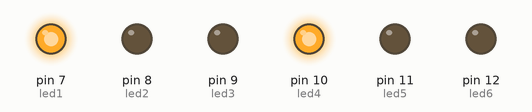
Bench run of a sketch on a simulated Arduino Uno, built with avr-gcc and run on an emulated ATmega328P. Shown: output pins drawn as LEDs (lit = HIGH).

Above: at 0.2 s.
At 1.5 s:
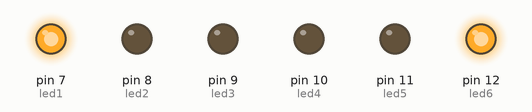
At 2.7 s:
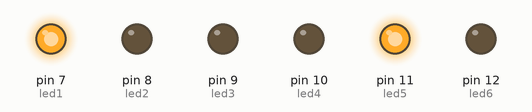
At 4.5 s:
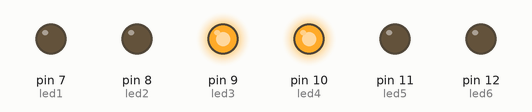
At 5.7 s:
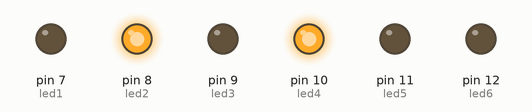
Timing chart, 0 to 8.5 s (numbered marks = the images above):
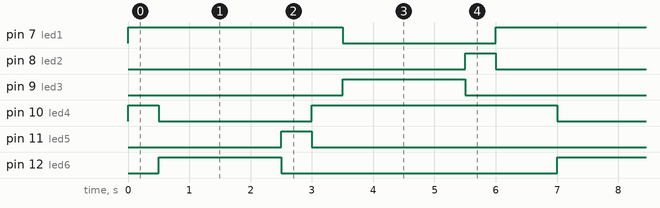

The sketch:

Programa01.ino
```cpp
/**********************************************************************************
**                                                                               **
**                              Cruilla de semafors                              **
**                                                                               **
**  NOM: Josep González Martínez                         DATA: 18/02/2019        **
**********************************************************************************/

//********** Includes *************************************************************

//********** Variables ************************************************************
const int led1 = 7;          // donar nom al pin 7 de l’Arduino
const int led2 = 8;          // donar nom al pin 8 de l’Arduino
const int led3 = 9;          // donar nom al pin 9 de l’Arduino
const int led4 = 10;         // donar nom al pin 10 de l’Arduino
const int led5 = 11;         // donar nom al pin 11 de l’Arduino
const int led6 = 12;         // donar nom al pin 12 de l’Arduino
unsigned long a;

//********** Setup ****************************************************************
void setup()
{
  pinMode(led1, OUTPUT);     // definir el pin 7 com una sortida
  pinMode(led2, OUTPUT);     // definir el pin 8 com una sortida
  pinMode(led3, OUTPUT);     // definir el pin 9 com una sortida
  pinMode(led4, OUTPUT);     // definir el pin 10 com una sortida
  pinMode(led5, OUTPUT);     // definir el pin 11 com una sortida
  pinMode(led6, OUTPUT);     // definir el pin 12 com una sortida
  a = 500;
}

//********** Loop *****************************************************************
void loop()
{
  digitalWrite(led1, HIGH);
  digitalWrite(led2, LOW);
  digitalWrite(led3, LOW);     //Sem A i B vermells
  digitalWrite(led4, HIGH);
  digitalWrite(led5, LOW);
  digitalWrite(led6, LOW);

  delay(a);

  digitalWrite(led1, HIGH);
  digitalWrite(led2, LOW);
  digitalWrite(led3, LOW);     //Sem A vermell, B verd
  digitalWrite(led4, LOW);
  digitalWrite(led5, LOW);
  digitalWrite(led6, HIGH);

  delay(a);

  digitalWrite(led1, HIGH);
  digitalWrite(led2, LOW);
  digitalWrite(led3, LOW);     //Sem A vermell, B verd
  digitalWrite(led4, LOW);
  digitalWrite(led5, LOW);
  digitalWrite(led6, HIGH);

  delay(a);

  digitalWrite(led1, HIGH);
  digitalWrite(led2, LOW);
  digitalWrite(led3, LOW);     //Sem A vermell, B verd
  digitalWrite(led4, LOW);
  digitalWrite(led5, LOW);
  digitalWrite(led6, HIGH);

  delay(a);

  digitalWrite(led1, HIGH);
  digitalWrite(led2, LOW);
  digitalWrite(led3, LOW);     //Sem A vermell, B verd
  digitalWrite(led4, LOW);
  digitalWrite(led5, LOW);
  digitalWrite(led6, HIGH);

  delay(a);

  digitalWrite(led1, HIGH);
  digitalWrite(led2, LOW);
  digitalWrite(led3, LOW);     //Sem A vermell, B ambar
  digitalWrite(led4, LOW);
  digitalWrite(led5, HIGH);
  digitalWrite(led6, LOW);

  delay(a);

  digitalWrite(led1, HIGH);
  digitalWrite(led2, LOW);
  digitalWrite(led3, LOW);     //Sem A vermell, B vermell
  digitalWrite(led4, HIGH);
  digitalWrite(led5, LOW);
  digitalWrite(led6, LOW);

  delay(a);

  digitalWrite(led1, LOW);
  digitalWrite(led2, LOW);
  digitalWrite(led3, HIGH);     //Sem A verd, B vermell
  digitalWrite(led4, HIGH);
  digitalWrite(led5, LOW);
  digitalWrite(led6, LOW);

  delay(a);

  digitalWrite(led1, LOW);
  digitalWrite(led2, LOW);
  digitalWrite(led3, HIGH);     //Sem A verd, B vermell
  digitalWrite(led4, HIGH);
  digitalWrite(led5, LOW);
  digitalWrite(led6, LOW);

  delay(a);

  digitalWrite(led1, LOW);
  digitalWrite(led2, LOW);
  digitalWrite(led3, HIGH);     //Sem A verd, B vermell
  digitalWrite(led4, HIGH);
  digitalWrite(led5, LOW);
  digitalWrite(led6, LOW);

  delay(a);

  digitalWrite(led1, LOW);
  digitalWrite(led2, LOW);
  digitalWrite(led3, HIGH);     //Sem A verd, B vermell
  digitalWrite(led4, HIGH);
  digitalWrite(led5, LOW);
  digitalWrite(led6, LOW);

  delay(a);

  digitalWrite(led1, LOW);
  digitalWrite(led2, HIGH);
  digitalWrite(led3, LOW);     //Sem A ambar, B vermell
  digitalWrite(led4, HIGH);
  digitalWrite(led5, LOW);
  digitalWrite(led6, LOW);

  delay(a);

  digitalWrite(led1, HIGH);
  digitalWrite(led2, LOW);
  digitalWrite(led3, LOW);     //Sem A vermell, B vermell
  digitalWrite(led4, HIGH);
  digitalWrite(led5, LOW);
  digitalWrite(led6, LOW);

  delay(a);
}
```

Measured:
- by itself, pin 7 (led1): alternates HIGH for 4.0 s and LOW for 2.5 s
- by itself, pin 8 (led2), pin 11 (led5): alternates HIGH for 0.50 s and LOW for 6.0 s
- by itself, pin 9 (led3), pin 12 (led6): alternates HIGH for 2.0 s and LOW for 4.5 s
- by itself, pin 10 (led4): repeats every 6.5 s: LOW 2.5 s, HIGH 4.0 s
